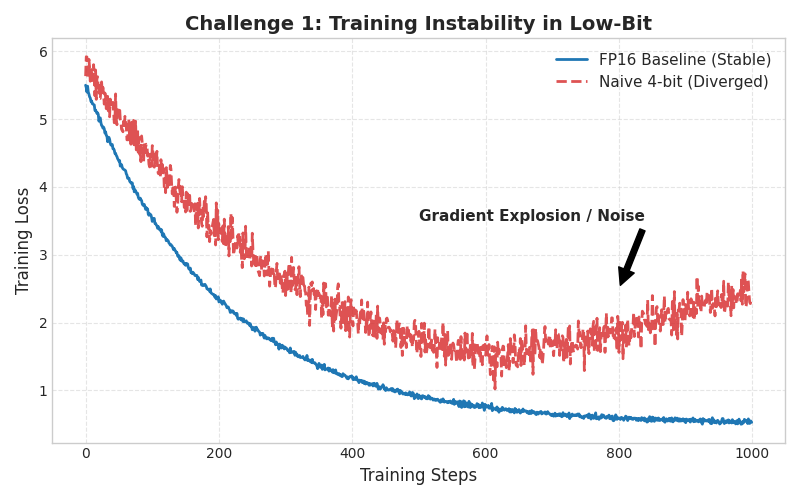

The Python source for this figure:
import matplotlib.pyplot as plt
import numpy as np

# 模拟数据
steps = np.arange(0, 1000, 1)
# FP16: 平滑下降
loss_fp16 = 5 * np.exp(-steps/200) + 0.5 + np.random.normal(0, 0.02, len(steps))
# INT4: 下降慢，且后期震荡甚至发散
loss_int4 = 5 * np.exp(-steps/300) + 0.8 + np.random.normal(0, 0.15, len(steps)) 
# 在后期添加发散趋势
loss_int4[600:] += np.linspace(0, 1.5, 400) 

plt.figure(figsize=(8, 5))
plt.style.use('seaborn-v0_8-whitegrid')

plt.plot(steps, loss_fp16, label='FP16 Baseline (Stable)', color='#1f77b4', linewidth=2)
plt.plot(steps, loss_int4, label='Naive 4-bit (Diverged)', color='#d62728', linestyle='--', linewidth=2, alpha=0.8)

plt.title('Challenge 1: Training Instability in Low-Bit', fontsize=14, fontweight='bold')
plt.xlabel('Training Steps', fontsize=12)
plt.ylabel('Training Loss', fontsize=12)
plt.legend(fontsize=11)
plt.grid(True, linestyle='--', alpha=0.5)

# 添加标注箭头
plt.annotate('Gradient Explosion / Noise', xy=(800, 2.5), xytext=(500, 3.5),
             arrowprops=dict(facecolor='black', shrink=0.05), fontsize=11, fontweight='bold')

plt.tight_layout()
plt.savefig('test.png')
